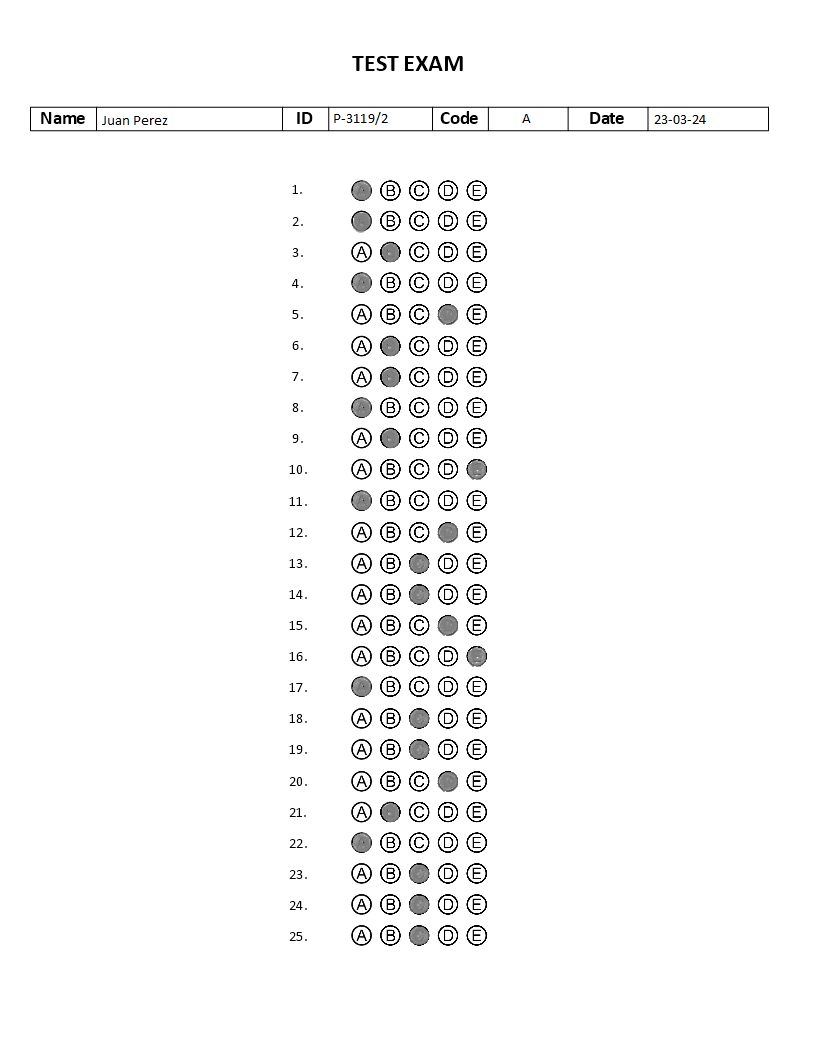
#> input picture multiple_choice_1.png, 816 x 1056 px
$ python S_Problema2.py
#> lines starting #> are read from the running program, lines starting #| are printed output that depends on the picture; after the words box and inside, x2 and y2 are one past the last pixel; in counts of white or black regions, pixels touching at a corner belong together
import cv2
import numpy as np
import matplotlib.pyplot as plt

'''

Problema 2 - Correción de Examen Multiple Choice
El algoritmo a desarrollar debe considerar y resolver los siguientes puntos:

A. Se debe tomar únicamente como entrada la imagen de un examen y mostrar por pantalla
cuáles de las respuestas son correctas y cuáles son incorrectas.

B. Con la misma imagen de entrada, se debe validar los datos del encabezado y mostrar
por pantalla el estado de cada campo teniendo en cuentas las siguientes restricciones:
    a. Name: Debe contener al menos dos palabras y no más de 25 caracteres en total.
    b. ID: Debe contener sólo 8 caracteres en total, formando una única palabra.
    c. Code: Debe contener un único caracter.
    d. Date: Debe contener sólo 8 caracteres en total, formando una única palabra.

C. Se debe aplicar el algoritmo desarrollado, de forma cíclica, sobre el conjunto de cinco
imágenes de cada examen multiple choices resuelto (archivos multiple_choice_<id>.png)
e informar su desempeño junto con los resultados obtenidos.

D. Se debe generar una imagen de salida que informe aquellos alumnos que han aprobado
el examen (con al menos 20 respuestas correctas) y aquellos alumnos que no lo
lograron. Dicha imagen de salida debe contar con el “crop” del contenido del campo
Name del encabezado de cada examen del punto anterior, junto con algún indicador que
diferencie a aquellos que correspondan a un examen aprobado de aquellos que se
encuentren desaprobados.

'''

def leer_imagen(ruta):
#> called with ruta = 'multiple_choice_1.png'
    img = cv2.imread(ruta, cv2.IMREAD_GRAYSCALE)
    return img

def cargar_imagenes(rutas, mostrar = False):
    imagenes = []

    for ruta in rutas:
        img = leer_imagen(ruta)
        imagenes.append(img)

        if (mostrar == True):
            continue
            plt.imshow(img, cmap='gray')
            plt.title(ruta)
            plt.show()

    return imagenes

def renglones(imagenes, mostrar = False):
#> called with mostrar = False
    resultado = []
    encabezados = []

    for idx, img in enumerate(imagenes):                                                        #Recorremos cada imagen con su indice.
        umbral = 150
        _, binaria = cv2.threshold(img, umbral, 255, cv2.THRESH_BINARY_INV)                     # Binarizamos e invertimos la imagen con un umbral
        proyeccion = np.sum(binaria, axis=1)                                                    # Suma los píxeles por fila para obtener la proyección horizontal
        posiciones = np.where((proyeccion > 7500) & (proyeccion < 15000))[0]                    # Filtramos las posiciones donde la proyección está entre 7500 y 15000 por el indice
        img_color = cv2.cvtColor(img, cv2.COLOR_GRAY2BGR)                                       #convertimos a color para dibujar líneas
        renglones_detectados = []

        if len(posiciones) > 0:
            inicio = posiciones[0]
            for i in range(1, len(posiciones)):
                if posiciones[i] - posiciones[i - 1] < 10:                                       #Agrupa las posiciones que estan cerca (5px de diferencia)
                    continue
                else:
                    fin = posiciones[i - 1]
                    renglones_detectados.append((inicio, fin))                                  #Guarda el (inicio, fin) como coordenadas de cada renglon

                    inicio = posiciones[i]
            renglones_detectados.append((inicio, posiciones[-1]))                               #Recorre todas las posiciones

        if idx == 0:
            renglones_detectados = renglones_detectados[3:]                                     # Borra los 3 primeros para la primera imagen
        else:
            renglones_detectados = renglones_detectados[2:]                                     # Borra los 2 primeros para el resto

        for inicio, fin in renglones_detectados:                                                #dibuja las lineas horizontales en el borde superior e inferior del renglón
            cv2.line(img_color, (0, inicio), (img.shape[1], inicio), (255,0, 0), 1)             #linea de arriba
            cv2.line(img_color, (0, fin), (img.shape[1], fin), (255, 0, 0), 1)                  #linea de abajo

        #Detecta los bordes con Canny para el encabezado
        bordes = cv2.Canny(binaria, threshold1=150, threshold2=200)                             #detecta los bordes
        lines = cv2.HoughLines(bordes, rho=1, theta=np.pi/180, threshold=200)                   #detecta las lineas
        lineas_filtradas = []

        if lines is not None:
            for i in range(len(lines)):
                rho = lines[i][0][0]                                                            #distancia desde el origen hasta la linea
                theta = lines[i][0][1]                                                          #angulo de la línea respecto al eje X (en radianes)

                # Filtro líneas duplicadas comparando con las ya agregadas
                repetida = False
                for r, t in lineas_filtradas:
                    if abs(rho - r) < 15 and abs(theta - t) < np.pi / 180:                      #tolerancia de 15 píxeles y 2 grados aprox.
                        repetida = True                                                         #abs devuelve la diferencia absoluta entre dos valores
                        break                                                                   #np.pi es la constante π

                if not repetida:
                    if abs(theta - np.pi/2) < np.pi / 180:                                      # Solo líneas horizontales: theta cerca de 90° (π/2 radianes)
                        lineas_filtradas.append((rho, theta))                                   #agregás si no está repetida
                        a = np.cos(theta)                                                       #convierte las coordenadas polares (ρ, θ) a coordenadas cartesianas
                        b = np.sin(theta)
                        x0 = a * rho
                        y0 = b * rho
                        x1 = int(x0 + 1000 * (-b))                                              #Generás dos puntos (100px hacia ambos lados) sobre la línea detectada
                        y1 = int(y0 + 1000 * (a))
                        x2 = int(x0 - 1000 * (-b))
                        y2 = int(y0 - 1000 * (a))
                        cv2.line(img_color, (x1, y1), (x2, y2), (255, 0, 0), 2)                 #dibujás la línea en la imagen (img_lines) en color verde (0, 255, 0) y con grosor 2

            # Guardar el encabezado como (inicio, fin) de si hay al menos dos líneas
            if len(lineas_filtradas) >= 2:                                                      #Verifica que haya al menos dos líneas horizontales detectadas
                ys = sorted([int(rho) for rho, _ in lineas_filtradas])                          #Guarda rho en una lista ordenada para obtener la coordenada "y" de las lineas horizontales
                encabezados.append((ys[0], ys[1]))                                              #Guardar la posición vertical (en coordenadas y) de las 2 primeras líneas horizontales

        if (mostrar == True):
            plt.figure()
            plt.imshow(cv2.cvtColor(img_color, cv2.COLOR_BGR2RGB))
            plt.title(f'Renglones detectado en imagen {idx+1}')
            plt.show()

        resultado.append(renglones_detectados)
#> this loop made 5 passes
#> pass 1, in renglones, `_, binaria = cv2.threshold(img, umbral, 255, cv2.THRESH_BINARY_INV)`:
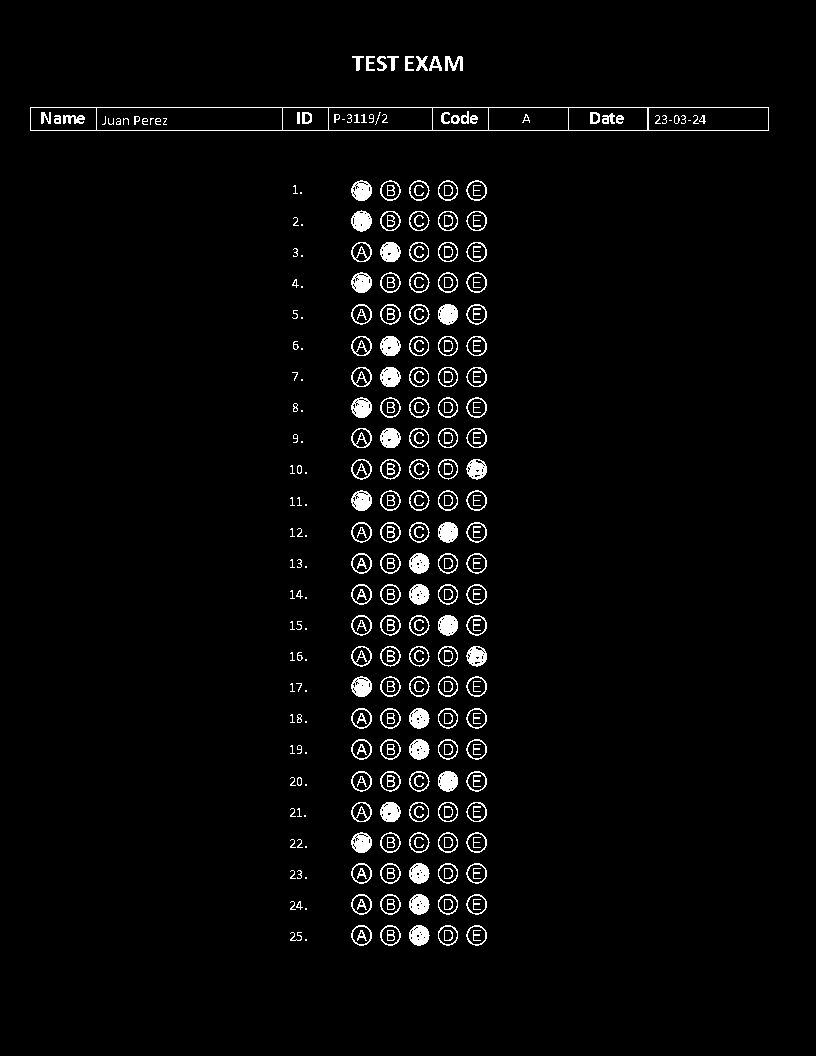
#> binaria: shape (1056, 816); 3.1% white; 330 white regions (49 under 20 px), largest, box (x1, y1, x2, y2) and area: (30, 107, 769, 131) 1698, (351, 210, 372, 232) 327, (438, 304, 458, 325) 325
#> after the loop:
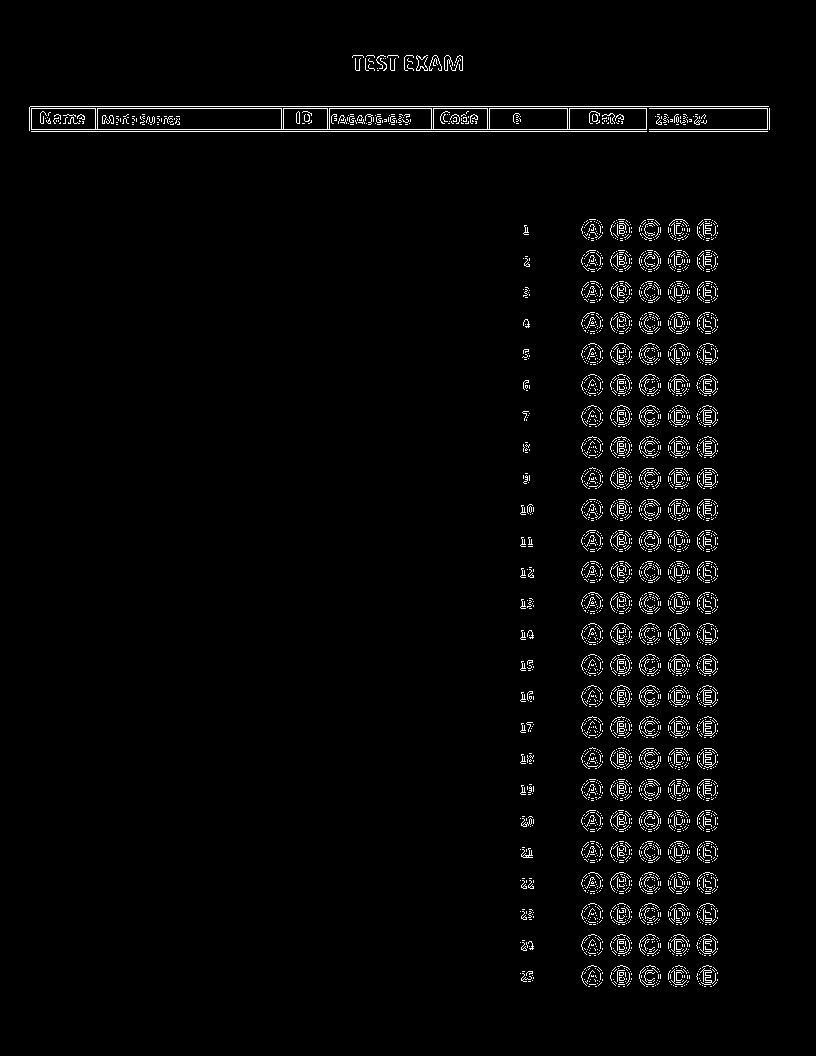
#> bordes: shape (1056, 816); 2.4% white in thin lines or dots, all inside (x1, y1, x2, y2) = (29, 55, 770, 987)
#> after the loop:
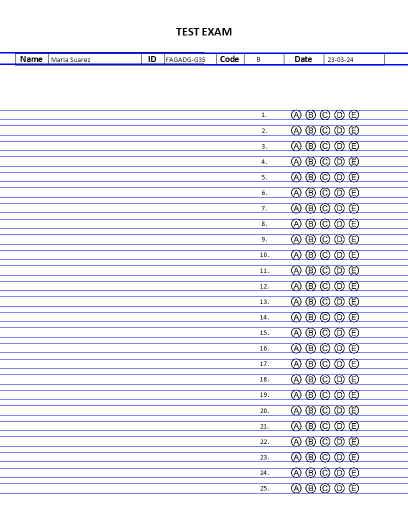
#> img_color: shape (1056, 816, 3) (shown at 1/2 size); mean B, G, R 249.5, 236, 236

    return resultado, encabezados

def detectar_limites_rta(imagenes, renglones_img, mostrar = False):
#> called with mostrar = False
    resultado = []

    for idx_img, (img, renglones) in enumerate(zip(imagenes, renglones_img)):                   #Recorre la imagen junto los renglones detectados
        renglones_con_limites = []
        img_color = cv2.cvtColor(img.copy(), cv2.COLOR_GRAY2BGR)                                #Convierte la imagen a BGR para dibujar los rectangulos

        for fila_i, fila_f in renglones:
            renglon = img[fila_i:fila_f, :]                                                     #Recorta el renglon de la fila_i a fila_f en todas las columnas (:)
            renglon_zeros = renglon == 0                                                        #Crea una mascara que detecta pixeles negros y devuelve (True) o (False)

            ren_col_zeros_idxs = np.argwhere(renglon_zeros.any(axis=0))                         #Se fija en que columnas tiene al menos un pixel negro y devuelve su indice
            if len(ren_col_zeros_idxs) == 0:                                                    #Si la columna tiene todos pixeles blancos (255), lo ignora
                continue

            col_i = int(ren_col_zeros_idxs[0][0])                                               #Primera columna con valores negros
            col_f = int(ren_col_zeros_idxs[-1][0])                                              #Ultima columna con valores negros

            renglones_con_limites.append((fila_i, fila_f, col_i, col_f))                        #Guarda las coordenadas en la lista

            if mostrar:
                cv2.rectangle(img_color, (col_i, fila_i), (col_f, fila_f), (0, 255, 0), 1)      #Dibuja un rectangulo de color verde (A,V,R) con grosor uno

        if mostrar and img_color is not None:
            plt.imshow(cv2.cvtColor(img_color, cv2.COLOR_BGR2RGB))
            plt.title(f'Imagen {idx_img+1} – Todos los renglones detectados')
            plt.show()

        resultado.append(renglones_con_limites)
#> this loop made 5 passes
#> pass 3, in detectar_limites_rta, `img_color = cv2.cvtColor(img.copy(), cv2.COLOR_GRAY2BGR)`:
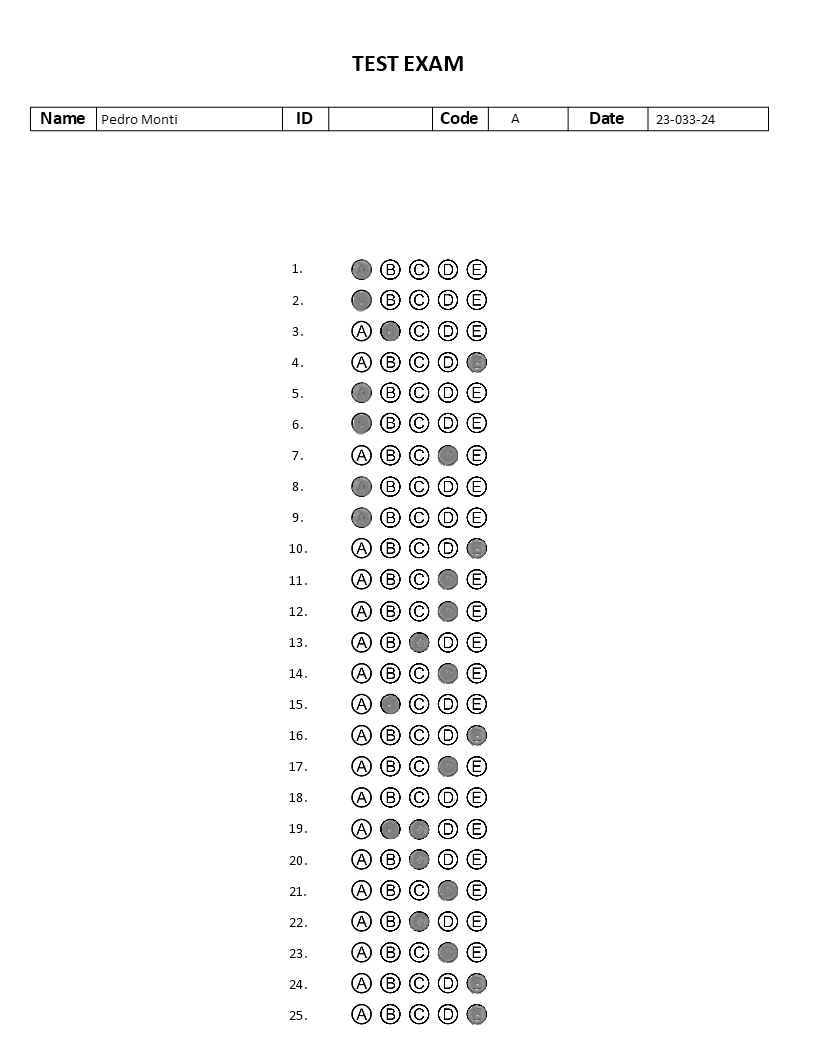
#> img_color: shape (1056, 816, 3); min 0, max 255, mean 248.3
#> (the rest of the program and of its run is left out)
